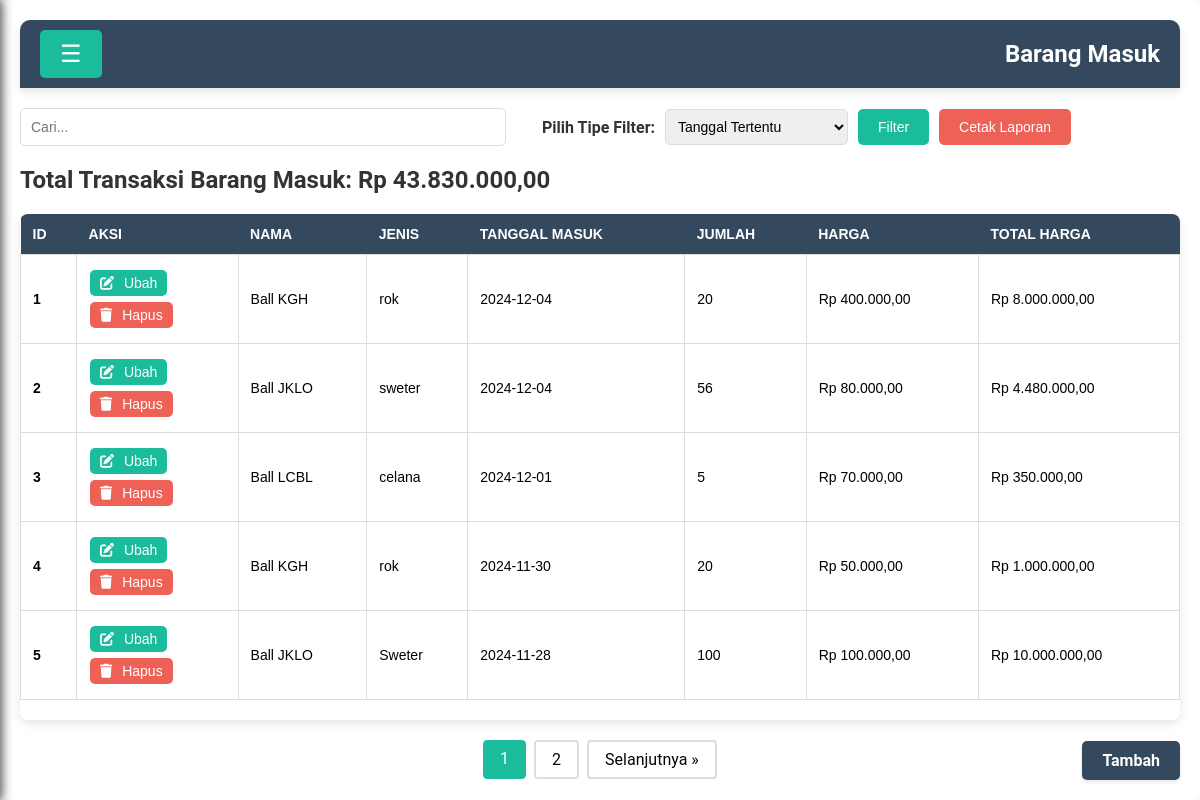
/masuk.php (signed in), run on the app's committed database.
### tables this page shows
CREATE TABLE `masuk` (
  `id` int NOT NULL,
  `Nama` varchar(100) DEFAULT NULL,
  `jenis` varchar(50) DEFAULT NULL,
  `Tanggal_masuk` date DEFAULT NULL,
  `jumlah` int DEFAULT NULL,
  `harga` int DEFAULT NULL
);

### function.php (called while the page is built, shortened)
<?php
$conn = mysqli_connect("localhost", "root", "", "gudang");
function query($query) {
    global $conn;
    $result = mysqli_query($conn, $query);
    $rows = [];
    while ($row = mysqli_fetch_assoc($result)) {
        $rows[] = $row;
    }
    return $rows;
}
?>

### masuk.php (the view, shortened to what this page needs)
<?php
require 'function.php';
$filterTanggal = '';
$jumlahDataPerHalaman = 5;
$queryJumlahData = "SELECT COUNT(*) AS jumlah FROM masuk $filterTanggal";
$resultJumlahData = query($queryJumlahData);
$jumlahData = $resultJumlahData[0]['jumlah'];
$jumlahHalaman = ceil($jumlahData / $jumlahDataPerHalaman);
$halamanAktif = (isset($_GET["halaman"])) ? (int)$_GET["halaman"] : 1;
$awalData = ($jumlahDataPerHalaman * $halamanAktif) - $jumlahDataPerHalaman;
$queryDataMasuk = "SELECT * FROM masuk $filterTanggal ORDER BY Tanggal_masuk DESC LIMIT $awalData, $jumlahDataPerHalaman";
$masuk = query($queryDataMasuk);
$queryTotalTransaksi = "SELECT SUM(harga * jumlah) AS total FROM masuk $filterTanggal";
$resultTotalTransaksi = query($queryTotalTransaksi);
$totalTransaksi = $resultTotalTransaksi[0]['total'] ? $resultTotalTransaksi[0]['total'] : 0;
?>
<!DOCTYPE html>
<html lang="en">
<head>
    <link rel="stylesheet" href="style.css">
    <link rel="stylesheet" href="https://cdnjs.cloudflare.com/ajax/libs/font-awesome/6.0.0-beta3/css/all.min.css">
</head>
<body>
    <div class="content">
        <div class="header">
            <button class="open-btn" onclick="toggleSidebar()">&#9776; </button>
            <h1>Barang Masuk </h1>
        </div>
        <div class="filter-search-container">
            <div class="search-container">
                <input type="text" id="searchInput" onkeyup="searchTable()" placeholder="Cari...">
            </div>
            <div class="filter-container">
                <form id="filterForm" action="" method="post">
                    <label for="filter_type">Pilih Tipe Filter:</label>
                    <select id="filter_type" name="filter_type" onchange="toggleFilterFields()">
                        <option value="tanggal">Tanggal Tertentu</option>
                    </select>
                    <button type="submit" name="filter">Filter</button>
                    <button type="button" onclick="cetakLaporan()">Cetak Laporan</button>
                </form>
            </div>
        </div>
        <div class="total-transaksi">
            <h2>Total Transaksi Barang Masuk: Rp <?= number_format($totalTransaksi, 2, ',', '.'); ?></h2>
        </div>
        <div class="card-body">
            <div class="table-responsive">
                <table class="table table-bordered" id="dataTable" width="100%" cellspacing="0">
                    <thead>
                        <tr>
                            <th>id</th>
                            <th>aksi</th>
                            <th>Nama</th>
                            <th>jenis</th>
                            <th>Tanggal masuk</th>
                            <th>jumlah</th>
                            <th>harga</th>
                            <th>Total Harga</th>
                        </tr>
                    </thead>
                    <tbody>
                        <?php $i = 1; ?>
                        <?php foreach ($masuk as $row) : ?>
                            <tr>
                                <td><?= $i; ?></td>
                                <td>
                                    <form action="ubah_masuk.php" method="get">
                                        <button type="submit" class="icon-link ubah">
                                            <i class="fa-solid fa-pen-to-square"></i> Ubah
                                        </button>
                                    </form>
                                    <form action="hapus_masuk.php" method="get" onsubmit="return confirm('Yakin Ingin Hapus?')">
                                        <button type="submit" class="icon-link hapus">
                                            <i class="fa-solid fa-trash"></i> Hapus
                                        </button>
                                    </form>
                                </td>
                                <td><?= $row["Nama"]; ?></td>
                                <td><?= $row["jenis"]; ?></td>
                                <td><?= $row["Tanggal_masuk"]; ?></td>
                                <td><?= $row["jumlah"]; ?></td>
                                <td><?= 'Rp ' . number_format($row["harga"], 2, ',', '.'); ?></td>
                                <td><?= 'Rp ' . number_format($row["harga"] * $row["jumlah"], 2, ',', '.'); ?></td>
                            </tr>
                            <?php $i++; ?>
                        <?php endforeach; ?>
                    </tbody>
                </table>
            </div>
            <div class="pagination">
                <?php for ($halaman = 1; $halaman <= $jumlahHalaman; $halaman++) : ?>
                    <?php if ($halaman == $halamanAktif) : ?>
                        <a href="?halaman=<?= $halaman; ?>" class="pagination-link active"><?= $halaman; ?></a>
                    <?php else : ?>
                        <a href="?halaman=<?= $halaman; ?>" class="pagination-link"><?= $halaman; ?></a>
                    <?php endif; ?>
                <?php endfor; ?>
                <?php if ($halamanAktif < $jumlahHalaman) : ?>
                    <a href="?halaman=<?= $halamanAktif + 1; ?>" class="pagination-link">Selanjutnya &raquo;</a>
                <?php endif; ?>
            </div>
            <div>
                <a href="add_data_masuk.php" class="add-btn">Tambah</a>
            </div>
        </div>
    </div>
</body>
</html>

### style.css (style rules this page uses)
body { font-family: 'Roboto', sans-serif; color: #333; margin: 0; padding: 0; display: flex; height: 100vh; overflow: hidden; background: url('https://img.freepik.com/premium-vector/warehouse-interior-parcel-box-rack-logistic-delivery-cargo-service-concept-rows-shelves_48369-23532.jpg?w=900') no-repeat center center fixed; background-size: cover; background-blend-mode: overlay; }
.content { margin-left: 0; flex-grow: 1; padding: 20px; transition: margin-left 0.3s ease-in-out; background: rgba(255, 255, 255, 0.9); border-radius: 10px; box-shadow: 0 0 20px rgba(0, 0, 0, 0.1); overflow-y: auto; }
.header { display: flex; align-items: center; justify-content: space-between; background-color: #34495e; color: white; padding: 10px 20px; border-radius: 10px 10px 0 0; box-shadow: 0 4px 8px rgba(0, 0, 0, 0.1); }
.header h1 { margin: 0; font-size: 24px; font-weight: 700; text-align: center; }
.open-btn { font-size: 24px; cursor: pointer; background-color: #1abc9c; color: white; border: none; padding: 10px 20px; border-radius: 5px; transition: background-color 0.3s; }
.filter-search-container { display: flex; justify-content: space-between; align-items: center; margin-bottom: 20px; margin-top: 20px; }
.search-container { width: 40%; }
.search-container input[type="text"] { width: 100%; padding: 10px; font-size: 14px; border: 1px solid #ddd; border-radius: 5px; transition: border-color 0.3s, box-shadow 0.3s; }
.filter-container { width: 55%; display: flex; align-items: center; gap: 10px; }
.filter-container form { display: flex; align-items: center; gap: 10px; }
.filter-container label { font-weight: bold; color: #333; }
.filter-container select, .filter-container input[type="date"], .filter-container input[type="month"], .filter-container input[type="number"] { padding: 8px; border: 1px solid #ddd; border-radius: 5px; font-size: 14px; transition: border-color 0.3s, box-shadow 0.3s; }
.filter-container button { padding: 10px 20px; background-color: #1abc9c; color: #fff; border: none; border-radius: 5px; cursor: pointer; font-size: 14px; transition: background-color 0.3s; }
.filter-container button:nth-of-type(2) { background-color: #ed6157; }
.table-responsive { overflow-x: auto; margin: 20px 0; box-shadow: 0 4px 8px rgba(0, 0, 0, 0.1); border-radius: 8px; overflow: hidden; }
table { width: 100%; border-collapse: collapse; margin-bottom: 20px; font-family: 'Arial', sans-serif; font-size: 14px; color: #333; }
thead th { background-color: #34495e; color: white; text-align: left; padding: 12px; font-weight: bold; text-transform: uppercase; }
tbody tr:nth-child(even) { background-color: #f9f9f9; }
tbody td { padding: 12px; border: 1px solid #ddd; background-color: white; color: black; transition: background-color 0.3s; }
tbody tr td:first-child { font-weight: bold; }
.pagination { display: flex; justify-content: center; margin: 20px 0; }
.pagination a { color: #030807; float: left; padding: 8px 16px; text-decoration: none; transition: background-color .3s; border: 2px solid #ddd; margin: 0 4px; border-radius: 4px; }
.pagination a.active { background-color: #1abc9c; color: white; border: 1px solid #1abc9c; }
.add-btn { position: fixed; bottom: 20px; right: 20px; padding: 10px 20px; background-color: #34495e; color: white; text-decoration: none; border-radius: 5px; font-weight: bold; box-shadow: 0 2px 4px rgba(0, 0, 0, 0.1); transition: background-color 0.3s, transform 0.3s; }
.icon-link { background-color: #f0f0f0; border: none; color: #333; padding: 5px 10px; text-align: center; text-decoration: none; display: inline-block; font-size: 14px; margin: 3px 1px; cursor: pointer; border-radius: 5px; transition: background-color 0.3s; }
.icon-link i { margin-right: 6px; }
.icon-link.ubah { background-color: #1abc9c; color: white; }
.icon-link.hapus { background-color: #ed6157; color: white; }

### data on the page
masuk: Nama "Ball KGH", jenis "rok", Tanggal_masuk "2024-12-04", jumlah "20", harga "400.000,00", $row["harga"] * $row["jumlah"] "8.000.000,00"
masuk: Nama "Ball JKLO", jenis "sweter", Tanggal_masuk "2024-12-04", jumlah "56", harga "80.000,00", $row["harga"] * $row["jumlah"] "4.480.000,00"
masuk: Nama "Ball LCBL", jenis "celana", Tanggal_masuk "2024-12-01", jumlah "5", harga "70.000,00", $row["harga"] * $row["jumlah"] "350.000,00"
masuk: Nama "Ball KGH", jenis "rok", Tanggal_masuk "2024-11-30", jumlah "20", harga "50.000,00", $row["harga"] * $row["jumlah"] "1.000.000,00"
masuk: Nama "Ball JKLO", jenis "Sweter", Tanggal_masuk "2024-11-28", jumlah "100", harga "100.000,00", $row["harga"] * $row["jumlah"] "10.000.000,00"

### other printed values
$totalTransaksi "43.830.000,00"
